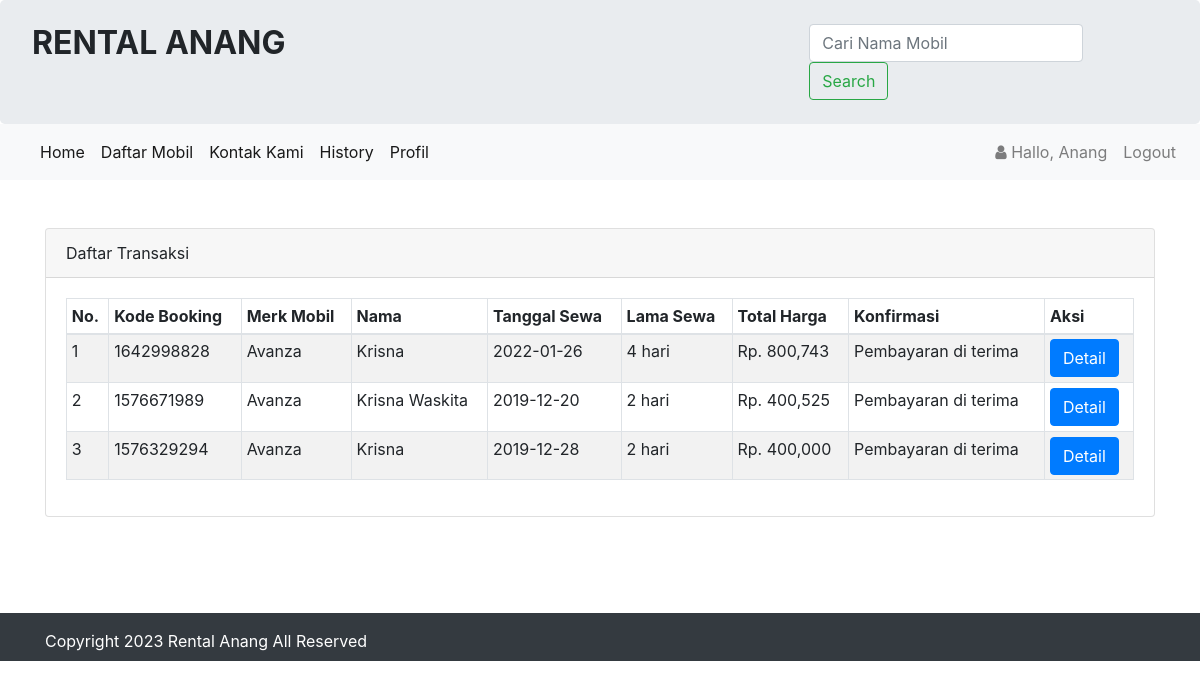
The page /history.php (signed in) on the database as committed earlier.
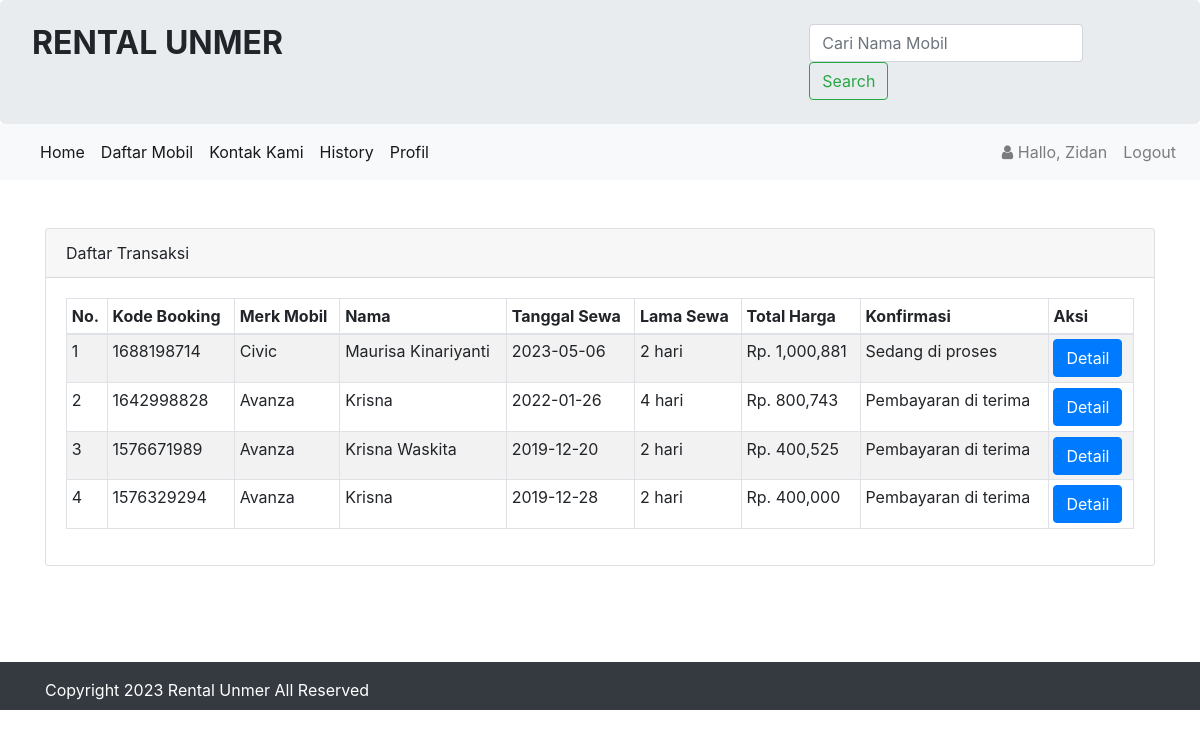
The same page on the database as committed later.
### tables this page shows
CREATE TABLE `infoweb` (
  `id` int(11) NOT NULL,
  `nama_rental` varchar(255) DEFAULT NULL,
  `telp` varchar(15) DEFAULT NULL,
  `alamat` text DEFAULT NULL,
  `email` varchar(255) DEFAULT NULL,
  `no_rek` text DEFAULT NULL,
  `updated_at` timestamp NOT NULL DEFAULT current_timestamp()
);

CREATE TABLE `booking` (
  `id_booking` int(11) NOT NULL,
  `kode_booking` varchar(255) NOT NULL,
  `id_login` int(11) NOT NULL,
  `id_mobil` int(11) NOT NULL,
  `ktp` varchar(255) NOT NULL,
  `nama` varchar(255) NOT NULL,
  `alamat` varchar(255) NOT NULL,
  `no_tlp` varchar(15) NOT NULL,
  `tanggal` varchar(255) NOT NULL,
  `lama_sewa` int(11) NOT NULL,
  `total_harga` int(11) NOT NULL,
  `konfirmasi_pembayaran` varchar(255) NOT NULL,
  `tgl_input` varchar(255) NOT NULL
);

CREATE TABLE `mobil` (
  `id_mobil` int(11) NOT NULL,
  `no_plat` varchar(255) NOT NULL,
  `merk` varchar(255) NOT NULL,
  `harga` int(255) NOT NULL,
  `deskripsi` varchar(255) NOT NULL,
  `status` varchar(255) NOT NULL,
  `gambar` text NOT NULL
);

### koneksi/koneksi.php (called while the page is built, shortened)
<?php
    $user = 'root';
    $pass = '';
    $koneksi = new PDO("mysql:host=localhost;dbname=rental_unmer", $user, $pass);
    $url = "http://localhost/rental-mobil/";
    $sql_web = "SELECT * FROM infoweb WHERE id = 1";
    $row_web = $koneksi->prepare($sql_web);
    $row_web->execute();
    $info_web = $row_web->fetch(PDO::FETCH_OBJ);
?>

### history.php (the view, shortened to what this page needs)
<?php
    require 'koneksi/koneksi.php';
    include 'header.php';
    $hasil = $koneksi->query("SELECT mobil.merk, booking.* FROM booking JOIN mobil ON
    booking.id_mobil=mobil.id_mobil ORDER BY id_booking DESC")->fetchAll();
?>
<br>
<br>
<div class="container">
<div class="row">
    <div class="col-sm-12">
         <div class="card">
            <div class="card-header">
                Daftar Transaksi
            </div>
            <div class="card-body">
                <table class="table table-striped table-bordered table-sm">
                    <thead>
                        <tr>
                            <th>No. </th>
                            <th>Kode Booking</th>
                            <th>Merk Mobil</th>
                            <th>Nama </th>
                            <th>Tanggal Sewa </th>
                            <th>Lama Sewa </th>
                            <th>Total Harga</th>
                            <th>Konfirmasi</th>
                            <th>Aksi</th>
                        </tr>
                    </thead>
                    <tbody>
                        <?php  $no=1; foreach($hasil as $isi){?>
                        <tr>
                            <td><?php echo $no;?></td>
                            <td><?= $isi['kode_booking'];?></td>
                            <td><?= $isi['merk'];?></td>
                            <td><?= $isi['nama'];?></td>
                            <td><?= $isi['tanggal'];?></td>
                            <td><?= $isi['lama_sewa'];?> hari</td>
                            <td>Rp. <?= number_format($isi['total_harga']);?></td>
                            <td><?= $isi['konfirmasi_pembayaran'];?></td>
                            <td>
                                <a class="btn btn-primary" href="bayar.php?id=<?= $isi['kode_booking'];?>"
                                role="button">Detail</a>
                            </td>
                        </tr>
                        <?php $no++;}?>
                    </tbody>
                </table>
           </div>
         </div>
    </div>
</div>
</div>
<br>
<br>
<br>
<?php include 'footer.php';?>

### header.php (shortened to what this page needs)
<!doctype html>
<html lang="en">
  <head>
    <link rel="stylesheet" href="assets/css/bootstrap.css" >
    <link rel="stylesheet" href="assets/css/font-awesome.css" >
  </head>
  <body>
    <div class="jumbotron pt-4 pb-4">
        <div class="row">
            <div class="col-sm-8">
                <h2><b style="text-transform:uppercase;"><?= $info_web->nama_rental;?> </b></h2>
            </div>
            <div class="col-sm-4">
                <form class="form-inline" method="get" action="blog.php">
                    <input class="form-control mr-sm-2" type="search" name="cari" placeholder="Cari Nama Mobil" aria-label="Search">
                    <button class="btn btn-outline-success my-2 my-sm-0" type="submit">Search</button>
                </form>
            </div>
        </div>
    </div>
    <nav class="navbar navbar-expand-lg navbar-light bg-light">
        <div class="collapse navbar-collapse" id="navbarTogglerDemo01">
            <ul class="navbar-nav mr-auto mt-2 mt-lg-0">
                <li class="nav-item active">
                    <a class="nav-link" href="index.php">Home <span class="sr-only">(current)</span></a>
                </li>
                <li class="nav-item active">
                    <a class="nav-link" href="blog.php">Daftar Mobil</a>
                </li>
                <li class="nav-item active">
                    <a class="nav-link" href="kontak.php">Kontak Kami</a>
                </li>
            <?php if(!empty($_SESSION['USER'])){?>
                <li class="nav-item active">
                    <a class="nav-link" href="history.php">History</a>
                </li>
                <li class="nav-item active">
                    <a class="nav-link" href="profil.php">Profil</a>
                </li>
            <?php }?>
            </ul>
            <?php if(!empty($_SESSION['USER'])){?>
            <ul class="navbar-nav my-2 my-lg-0">
                <li class="nav-item">
                    <a class="nav-link" href="#">
                        <i class="fa fa-user"> </i> Hallo, <?php echo $_SESSION['USER']['nama_pengguna'];?>
                    </a>
                </li>
                <li class="nav-item">
                    <a class="nav-link" onclick="return confirm('Apakah anda ingin logout ?');" href="<?php echo $url;?>admin/logout.php">Logout</a>
                </li>
            </ul>
            <?php }?>
        </div>
    </nav>

### footer.php (shortened to what this page needs)
    <div class="footer mt-4 bg-dark text-white pt-3 pb-2">
      <div class="container">
        Copyright <?= date('Y');?> <?= $info_web->nama_rental;?> All Reserved
      </div>
    </div>
  </body>
</html>

Rows that differ between the two databases and show on the page:
changed infoweb: nama_rental "RENTAL ANANG" → "RENTAL UNMER"; nama_rental "Rental Anang" → "Rental Unmer"
added booking: kode_booking "1688198714", id_mobil.merk "Civic", nama "Maurisa Kinariyanti", tanggal "2023-05-06", lama_sewa "2", total_harga "1,000,881", konfirmasi_pembayaran "Sedang di proses"
Other text that changed with them:
$_SESSION['USER']['nama_pengguna']: "Anang" → "Zidan"
